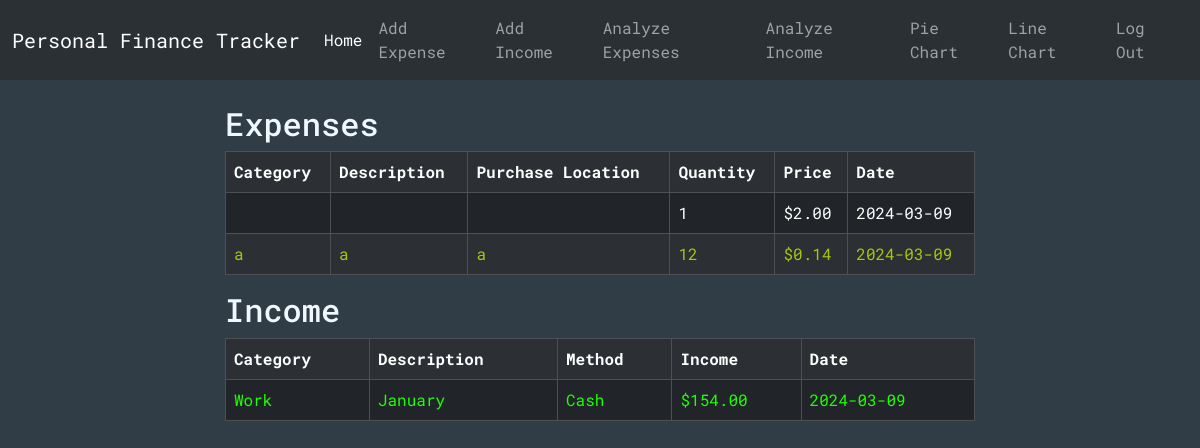
Page / (signed in) on the earlier database version.
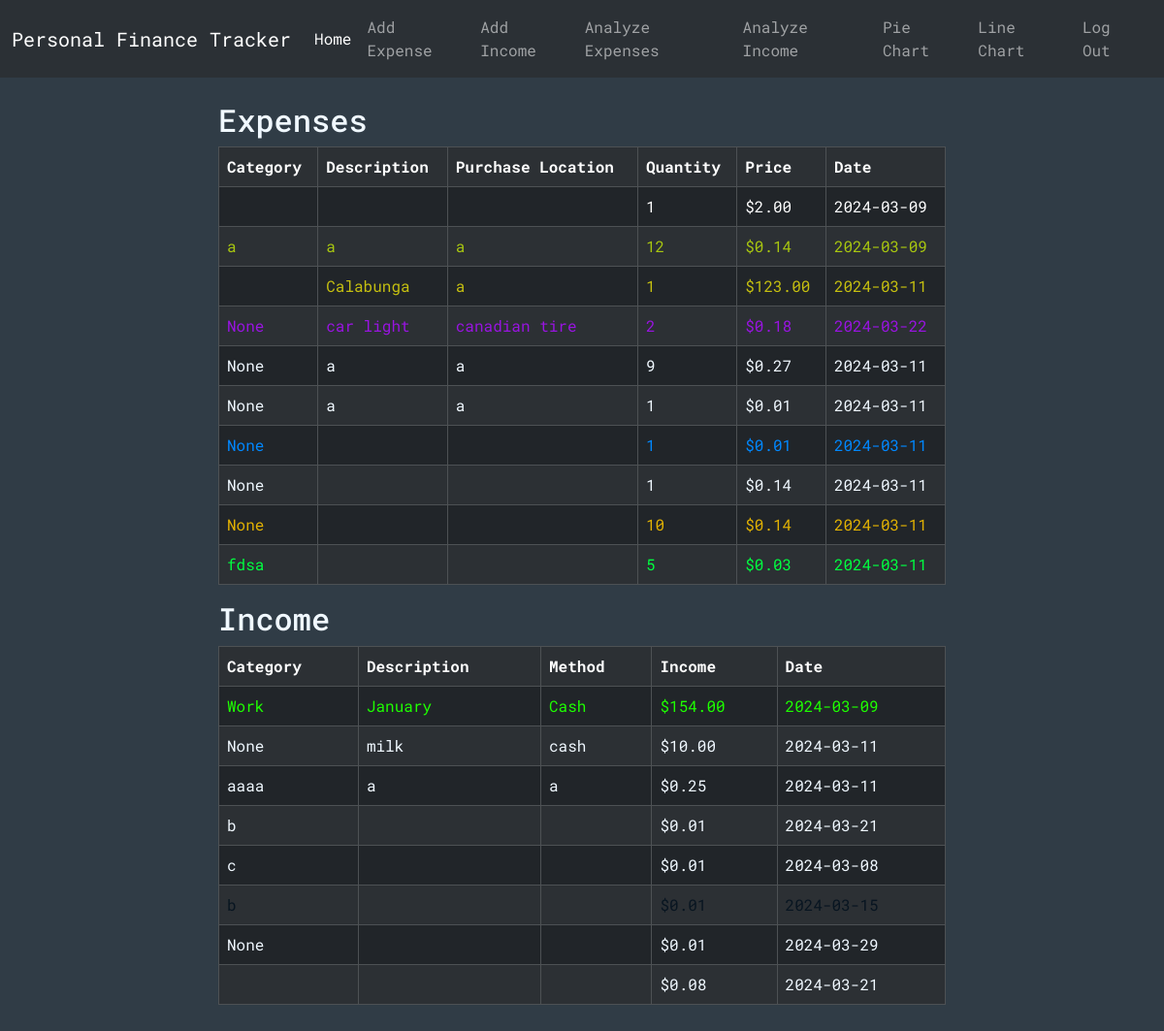
Same page on the later database version.
### tables this page shows
CREATE TABLE expenses (id INTEGER PRIMARY KEY, user_id INTEGER NOT NULL, category TEXT, description TEXT, purchaseLocation TEXT, quantity INTEGER NOT NULL, price NUMERIC NOT NULL, date TEXT NOT NULL, color TEXT, FOREIGN KEY (user_id) REFERENCES users(id));

CREATE TABLE incomes (id INTEGER PRIMARY KEY, user_id INTEGER NOT NULL, category TEXT, description TEXT, method TEXT, income NUMERIC NOT NULL, date TEXT NOT NULL, color TEXT, FOREIGN KEY (user_id) REFERENCES users(id));

### app.py (the view)
@app.route("/")
@login_required
def index():
    conn = get_db_connection()
    exps = conn.execute("SELECT * FROM expenses WHERE user_id = ?", (session["user_id"],)).fetchall()
    inc = conn.execute("SELECT * FROM incomes WHERE user_id = ?", (session["user_id"],)).fetchall()
    print(exps[1]["color"])
    conn.close()
    return render_template("index.html", expenses=exps, incomes=inc)

### helpers.py (called while the page is built)
def login_required(f):
    @wraps(f)
    def decorated_function(*args, **kwargs):
        if session.get("user_id") is None:
            return redirect("/login")
        return f(*args, **kwargs)
    return decorated_function

def get_db_connection():
    conn = sqlite3.connect('database.db')
    conn.row_factory = sqlite3.Row
    return conn

### templates/index.html
{% extends "layout.html" %} {% block title %}Main{% endblock %}
{% block body %}
<div class="cont center-horizontal">
  {% if expenses -%}
  <div>
    <h2>Expenses</h2>
    <div class="table-responsive">
      <table class="table table-dark table-striped table-bordered table-hover">
        <tr>
          <th scope="col">Category</th>
          <th scope="col">Description</th>
          <th scope="col">Purchase Location</th>
          <th scope="col">Quantity</th>
          <th scope="col">Price</th>
          <th scope="col">Date</th>
        </tr>
        {% for expense in expenses %}
        <tr style="color: {{expense['color']}}">
          <td style="color: {{expense['color']}}">{{ expense["category"] }}</td>
          <td style="color: {{expense['color']}}">
            {{ expense["description"] }}
          </td>
          <td style="color: {{expense['color']}}">
            {{ expense["purchaseLocation"] }}
          </td>
          <td style="color: {{expense['color']}}">{{ expense["quantity"] }}</td>
          <td style="color: {{expense['color']}}">
            {{ "$%.2f"| format(expense["price"]) }}
          </td>
          <td style="color: {{expense['color']}}">{{ expense["date"] }}</td>
        </tr>
        {% endfor %}
      </table>
    </div>
  </div>
  {% else -%}
  <p>
    You have no expenses to display here. To add an expense go
    <a href="/add-expense">here</a>. In the future, use the links in the
    navigation bar on the top!
  </p>
  {% endif %}
  {% if incomes -%}
  <div>
    <h2>Income</h2>
    <div class="table-responsive">
      <table class="table table-dark table-striped table-bordered table-hover">
        <tr>
          <th scope="col">Category</th>
          <th scope="col">Description</th>
          <th scope="col">Method</th>
          <th scope="col">Income</th>
          <th scope="col">Date</th>
        </tr>
        {% for income in incomes %}
        <tr>
          <td style="color: {{income['color']}} !important">
            {{ income["category"] }}
          </td>
          <td style="color: {{income['color']}} !important">
            {{ income["description"] }}
          </td>
          <td style="color: {{income['color']}} !important">
            {{ income["method"] }}
          </td>
          <td style="color: {{income['color']}} !important">
            {{ "$%.2f"| format(income["income"]) }}
          </td>
          <td style="color: {{income['color']}} !important">
            {{ income["date"] }}
          </td>
        </tr>
        {% endfor %}
      </table>
    </div>
  </div>
  {% else -%}
  <p>
    You have no income to display here. To add income go
    <a href="/add-income">here</a>. In the future, use the links in the
    navigation bar on the top!
  </p>
  {% endif %}
</div>
{%endblock %}

Differences in the rows shown:
added expenses: description "Calabunga", purchaseLocation "a", quantity "1", price "$123.00", date "2024-03-11", color "#c6c010" (drawn)
added expenses: category "None", description "car light", purchaseLocation "canadian tire", quantity "2", price "$0.18", date "2024-03-22", color "#9914e1" (drawn)
added expenses: category "None", description "a", purchaseLocation "a", quantity "9", price "$0.27", date "2024-03-11"
added expenses: category "None", description "a", purchaseLocation "a", quantity "1", price "$0.01", date "2024-03-11"
added expenses: category "None", quantity "1", price "$0.01", date "2024-03-11", color "#0088ff" (drawn)
added expenses: category "None", quantity "1", price "$0.14", date "2024-03-11"
added expenses: category "None", quantity "10", price "$0.14", date "2024-03-11", color "#e2b203" (drawn)
added expenses: category "fdsa", quantity "5", price "$0.03", date "2024-03-11", color "#00ff40" (drawn)
added incomes: category "None", description "milk", method "cash", income "$10.00", date "2024-03-11"
added incomes: category "aaaa", description "a", method "a", income "$0.25", date "2024-03-11"
added incomes: category "b", income "$0.01", date "2024-03-21"
added incomes: category "c", income "$0.01", date "2024-03-08"
added incomes: category "b", income "$0.01", date "2024-03-15", color "#081521" (drawn)
added incomes: category "None", income "$0.01", date "2024-03-29"
added incomes: income "$0.08", date "2024-03-21"
